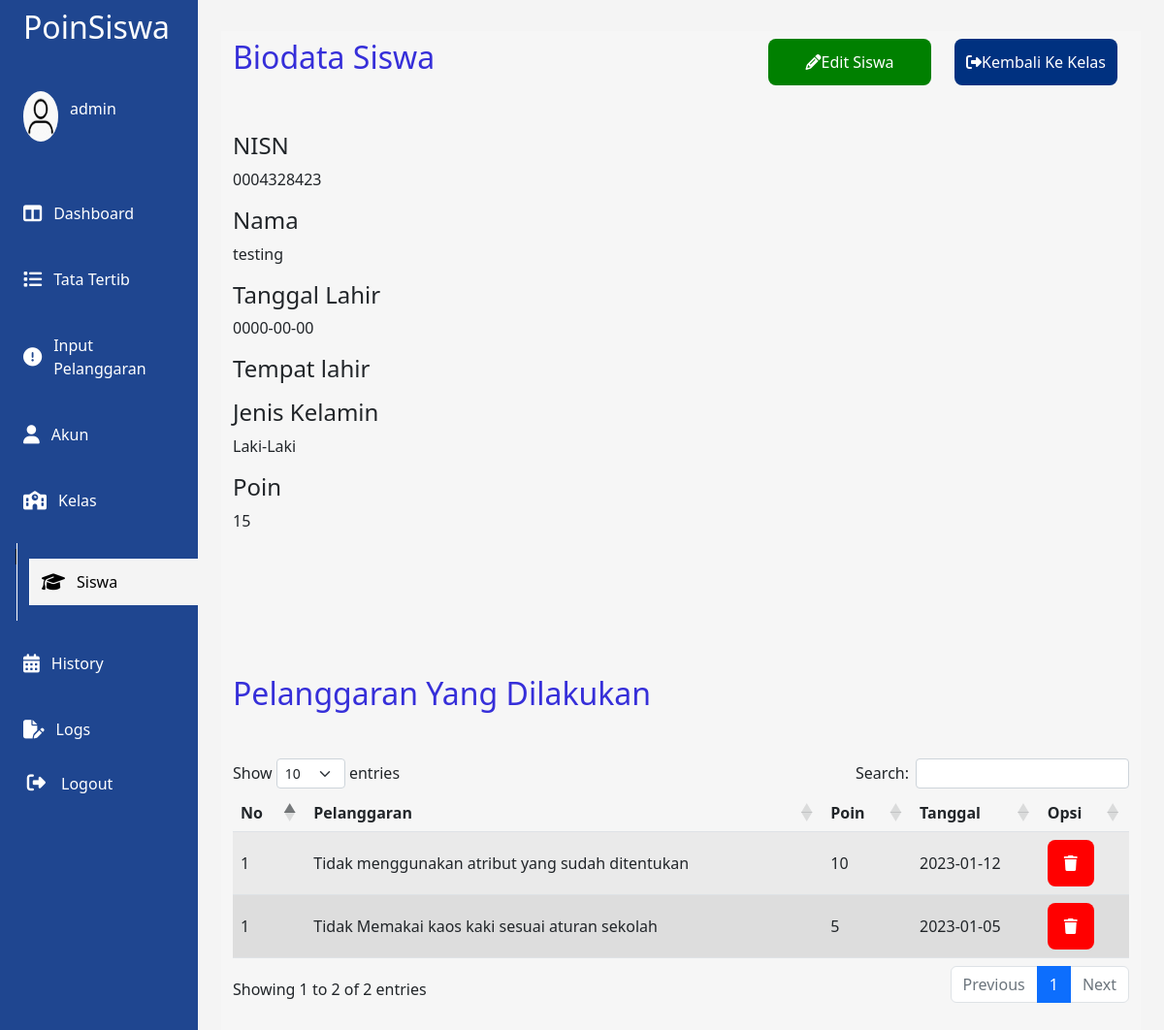
The app's page /view/lihatsiswa.php?c_siswa=14148&c_kelas=3399 (signed in) with its own data.
### tables this page shows
CREATE TABLE `siswa` (
  `c_kelas` int(10) NOT NULL,
  `nisn` int(10) UNSIGNED ZEROFILL NOT NULL,
  `nama` varchar(255) NOT NULL,
  `poin` int(255) NOT NULL,
  `alamat_lahir` varchar(255) NOT NULL,
  `tanggal_lahir` date NOT NULL,
  `jenis_kelamin` varchar(255) NOT NULL,
  `c_siswa` int(10) NOT NULL,
  `nama_kelas` varchar(255) NOT NULL,
  `pelanggaran` int(10) NOT NULL
);

CREATE TABLE `history` (
  `namasiswa` varchar(255) NOT NULL,
  `bentuk_pelanggaran` varchar(255) NOT NULL,
  `poin` int(255) NOT NULL,
  `tanggal` date NOT NULL,
  `id_history` int(10) NOT NULL,
  `c_siswa` int(10) NOT NULL
);

### function/readdatasiswa.php (called while the page is built)
<?php
$c_siswa = $_GET['c_siswa'];
$c_kelas = $_GET['c_kelas'];
$sql = "SELECT * FROM siswa WHERE c_siswa='$c_siswa'";
$result = mysqli_query($conn, $sql);
$sqlhistory = "SELECT * FROM history WHERE c_siswa='$c_siswa'";
$result2 = mysqli_query($conn, $sqlhistory);
?>

### view/lihatsiswa.php (the view, shortened to what this page needs)
<?php
require "../function/config.php";
require '../function/readdatasiswa.php';
?>
<html lang="en">
<head>
    <link rel="stylesheet" href="../css/sidebar.css">
    <link rel="stylesheet" href="../css/lihatsiswa.css">
    <link rel="stylesheet" href="../css/responsive.css">
    <link rel="stylesheet" href="https://cdnjs.cloudflare.com/ajax/libs/twitter-bootstrap/5.2.0/css/bootstrap.min.css">
    <link rel="stylesheet" href="https://cdnjs.cloudflare.com/ajax/libs/font-awesome/6.2.1/css/all.min.css">
    <link rel="stylesheet" href="https://cdn.datatables.net/1.13.1/css/dataTables.bootstrap5.min.css">
</head>
<body>
    <nav>
    <div class="logo">
            <div class="text-logo">
                <h2>PoinSiswa</h2>
            </div>
        </div>
        <div class="logout-container">
        </div>
    </nav>
    <main>
        <div class="sidebar" id='sidebar'>
            <ul>
                <li>
                    <div class="account">
                        <div class="imgcontainer">
                            <img src="../asset/guest1.png" alt="">
                        </div>
                        <p> <?php
                                 echo $_SESSION["nama_akun"];
                                ?></p>
                    </div>
                </li>
                <li>
                    <a href="dashboard.php" class="item-sidebar">
                        <i class="fa-solid fa-table-columns"></i>
                        Dashboard
                    </a>
                </li>
                <li>
                    <a href="tatatertib.php" class='item-sidebar '>
                        <i class="fa-solid fa-list"></i>
                        Tata Tertib
                    </a>
                </li>
                <li>
                    <a href="pelanggaran.php" class="item-sidebar">
                        <i class="fa-solid fa-circle-exclamation"></i>
                        Input Pelanggaran
                    </a>
                </li>
                <?php
                if($_SESSION["nama_akun"] == "admin" || $_SESSION["nama_akun"] == "skylakke"){
                    echo " <li>
                    <a href='guru.php' class='item-sidebar'>
                        <i class='fa-solid fa-user'></i>
                        Akun
                    </a>
                </li>";
                }
                ?>
                <li>
                    <a href="kelas.php" class="item-sidebar ">
                        <i class="fa-solid fa-school"></i>
                        Kelas
                    </a>
                </li>
                <li>
                    <span class='line-child'>|</span>
                    <a href="siswa.php" class="item-sidebar sidebar-active class-child">
                        <i class="fa-solid fa-graduation-cap"></i>
                        Siswa
                    </a>
                </li>
                <li>
                    <a href="history.php" class="item-sidebar">
                        <i class="fa-solid fa-calendar-days"></i>
                        History
                    </a>
                </li>
                <?php
                if($_SESSION["nama_akun"] == "admin" || $_SESSION["nama_akun"] == "skylakke"){
                    echo " <li>
                    <a href='logs.php' class='item-sidebar '>
                        <i class='fa-solid fa-file-pen'></i>
                        Logs
                    </a>
                </li>";
                }
                ?>
                <li>
                    <a href="../function/logout.php" class='func-logout'>
                        <button class='btn-logout '>
                            <i class="fa-solid fa-right-from-bracket"></i>
                            Logout
                        </button>
                    </a>
                </li>
            </ul>
        </div>
        <div class="main-content">
            <div class="box-container">
                <div class="title">
                    <div class="title-main">
                        <h2>Biodata Siswa</h2>
                    </div>
                    <div class="button-container">
                        <a href="editsiswa.php?c_siswa=<?php echo $c_siswa; ?>&c_kelas=<?php echo $c_kelas; ?>">
                            <button class='button-edit'>
                                <i class="fa fa-pencil"></i>
                                <p>Edit Siswa</p>
                            </button>
                        </a>
                        <a href="siswa.php?c_kelas=<?php echo $c_kelas; ?>">
                            <button class='button-class'>
                                <i class="fa-solid fa-right-from-bracket"></i>
                                <p>Kembali Ke Kelas</p>
                            </button>
                        </a>
                    </div>
                </div>
                <div class="top-wrapper">
                    <div class="info-wrapper">
                        <?php while ($d = mysqli_fetch_assoc($result)) { ?>
                        <ul>
                            <li>
                                <h2>NISN</h2>
                                <p><?php echo $d["nisn"] ?> </p>
                            </li>
                            <li>
                                <h2>Nama</h2>
                                <p><?php echo $d["nama"] ?> </p>
                            </li>
                            <li>
                                <h2>Tanggal Lahir</h2>
                                <p><?php echo $d["tanggal_lahir"] ?></p>
                            </li>
                            <li>
                                <h2>Tempat lahir</h2>
                            </li>
                            <li>
                                <h2>Jenis Kelamin</h2>
                                <p><?php echo $d["jenis_kelamin"] ?></p>
                            </li>
                            <li>
                                <h2>Poin</h2>
                                <p><?php echo $d["poin"] ?></p>
                            </li>
                        </ul>
                        <?php } ?>
                    </div>
                </div>
                <div class="bottom-wrapper">
                    <div class="maintable">
                        <h2>Pelanggaran Yang Dilakukan</h2>
                        <table id="tablepagination" class="table table-striped tablepagination" style="width:100%">
                            <thead>
                                <tr>
                                    <th>No</th>
                                    <th>Pelanggaran</th>
                                    <th>Poin</th>
                                    <th>Tanggal</th>
                                    <th>Opsi</th>
                                </tr>
                            </thead>
                            <tbody>
                                <?php while ($row = mysqli_fetch_assoc($result2)) { ?>
                                    <tr>
                                        <td>1</td>
                                        <td><?php echo $row['bentuk_pelanggaran']; ?></td>
                                        <td><?php echo $row['poin']; ?></td>
                                        <td><?php echo $row['tanggal']; ?></td>
                                        <td><a href="../function/hapuspoinsiswa.php?c_siswa=<?php echo $c_siswa ?>&c_kelas=<?php echo $c_kelas ?>&id_history=<?php echo $row["id_history"] ?>" onclick="return confirm('Apakah anda yakin ingin menghapus poin siswa ini?')">
                                            <button class='btn-delete'>
                                                <i class='fa-solid fa-trash'></i>
                                            </button>
                                </a></td>
                                    </tr>
                                <?php } ?>
                            </tbody>
                        </table>
                    </div>
                </div>
            </div>
        </div>
    </main>
</body>
</html>

### css/sidebar.css (style rules this page uses)
* { padding: 0; margin: 0; box-sizing: border-box; }
:root { --navcolor:#59b8ba; --primarycolor:#dfe6ee; }
li { list-style: none; }
a { text-decoration: none; color: white; display: flex; }
body { font-family: sans-serif; background-color: #f4f4f4 !important; overflow-x: hidden; transition: all .4s; }
nav { width: 17vw; height: 8vh; background-color:#1F4690; z-index:10; position: fixed; display: flex; flex-direction: row; }
nav .logo { width: 16vw; height: 100%; display: flex; align-items: center; color:white }
nav .logo h2 { font-size:2rem }
main { width: 100%; height: 100vh; }
.sidebar { width: 17vw; height: 100%; background-color:#1F4690; position: fixed; z-index:9; top:8vh; display: flex; padding:2vh 1vw; }
.sidebar ul { padding:0 }
.item-sidebar { width: 100%; height: 100%; transition: .4s; display: flex; align-items: center; cursor: pointer; padding:1.5vh 1vw }
.sidebar-active { background-color:#f4f4f4; color:black !important }
.sidebar-active i { color:black !important }
.sidebar li { border-radius: 12px; display: flex; align-items: center; margin-bottom: 2.5vh; }
.sidebar li i { color:white ; font-size: 1.2rem; margin-right: 1vw; }
.sidebar li h2,.sidebar li p { color:white; font-size:1rem }
.sidebar li a { text-decoration: none; color: white; display: flex; align-items: center; }
.imgcontainer { width: 3vw; height: 80%; margin-right: 1vw; }
.imgcontainer img { width: 100%; height: 100%; border-radius: 50%; }
.text-logo { width: 10vw; height: 100%; display: flex; align-items: center; padding:2vh 1vw; position: relative; left:1vw }
.account { width: 100%; height: 10vh; padding:1vh 1vw; display: flex; flex-direction: row; align-items: center; margin-bottom:2vh }
.main-content { width: 83%; height: 150vh; left:17vw; position: relative; padding:3vh 2vw; top:1vh; }
.logout-container { width: 10vw; height: 100%; display: flex; align-items: center; }
.btn-logout { width: 10vw; height: 100%; border: none; background-color: transparent; color:white }
.class-child { border-left: 1px solid white; position: relative; left:1vw }
.line-child { width: .5vw; height: 10vh; border-right: 1px solid white; }

### css/lihatsiswa.css (style rules this page uses)
* { padding: 0; margin: 0; box-sizing: border-box; }
:root { --navcolor:#59b8ba; --primarycolor:#dfe6ee; }
li { list-style: none; }
a { text-decoration: none; color: white; display: flex; }
body { font-family: sans-serif; background-color: #f4f4f4 !important; overflow-x: hidden; }
.box-container { width:100%; height:190vh; background-color:#f6f6f6; padding:1vh 1vw }
.top-wrapper { width: 100%; height: 60vh; margin-bottom: 10vh; display: flex; flex-direction: row; }
.info-wrapper { width: 60%; height: 100%; }
.info-wrapper li h2,.info-wrapper li p { margin:0; }
.info-wrapper ul { padding-left:0; }
.info-wrapper li { margin-bottom:2vh; }
.info-wrapper li p { font-size:1rem }
.info-wrapper li h2 { margin-bottom:1vh; font-size:1.5rem }
.bottom-wrapper { width: 100%; height: 120vh; }
.maintable { width: 100%; height: 100%; }
.maintable td { text-align: left; height: 8vh; vertical-align: middle; }
.maintable tr:nth-child(even) { background-color:#dddddd }
.maintable h2 { color:#362FD9; margin-bottom:6vh }
.button-container { width: 100%; height: 6vh; display: flex; flex-direction: row; justify-content: end; }
.button-container a { width: 16vw; height: 100%; text-decoration: none; }
.button-edit,.button-class { width: 100%; height: 100%; background-color:#008000; border-radius: 8px; color:white; border:none; margin:0 1vw; display: flex; flex-direction: row; align-items: center; justify-content: center; }
.button-edit p,.button-class p { margin-bottom:0 }
.button-class { background-color:#003180; }
.title { width: 100%; height: 6vh; display: flex; flex-direction: row; margin-bottom:6vh; color:#362FD9; }
.title-main { width: 40%; empty-cells: 100%; }
.btn-delete { width: 4vw; height: 6vh; background-color:#ff0000; color:#ffffff; border:none; border-radius: 8px; }

### records on screen
siswa: nisn "0004328423", nama "testing", tanggal_lahir "0000-00-00", jenis_kelamin "Laki-Laki", poin "15"
history: bentuk_pelanggaran "Tidak menggunakan atribut yang sudah ditentukan", poin "10", tanggal "2023-01-12"
history: bentuk_pelanggaran "Tidak Memakai kaos kaki sesuai aturan sekolah", poin "5", tanggal "2023-01-05"

### other values on screen
$_SESSION["nama_akun"] "admin"
